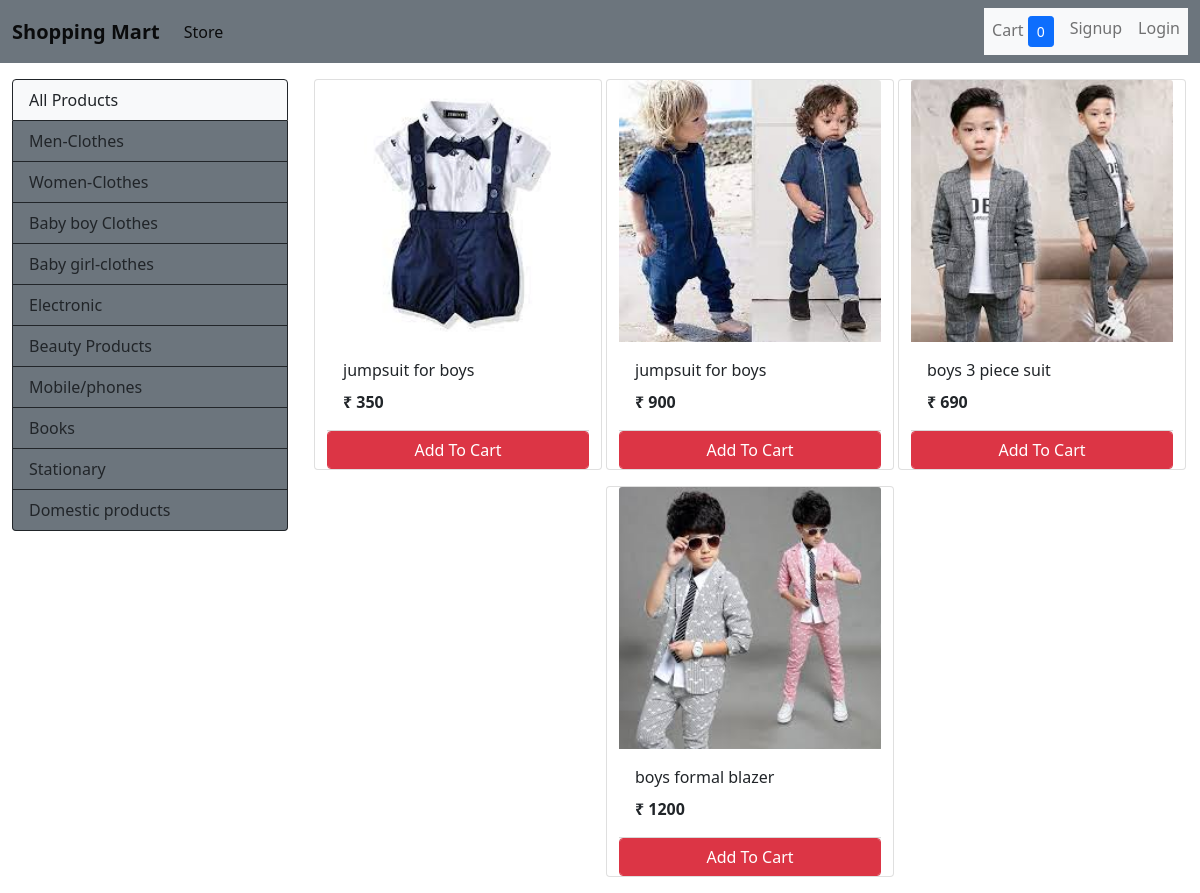
Screenshot of /?category=3 with the database file from the repository.
### store/models/category.py (models this page shows, shortened)
class Category(models.Model):
    name = models.CharField(max_length=20)
    @staticmethod
    def get_all_categorys():
     return Category.objects.all()

### store/models/product.py (models this page shows, shortened)
class Product(models.Model):
    name = models.CharField(max_length=50)
    price = models.IntegerField(default=0)
    category = models.ForeignKey(Category , on_delete=models.CASCADE , default=1)
    description = models.CharField(max_length=200, default='' , null=True , blank=True)
    image = models.ImageField(upload_to='uploads/products/')
    @staticmethod
    def get_all_products_by_categoryid(category_id):
        if category_id:
          return Product.objects.filter(category=category_id)
        else:
            return Product.get_all_products();

### store/views/home.py (the view, shortened to what this page needs)
# urls.py: path('', Index.as_view() , name='homepage'),
class Index(View):
    def get(self , request):
        cart = request.session.get('cart')
        if not cart:
            request.session['cart'] = {}
        products = None
        categorys = Category.get_all_categorys()
        categoryID = request.GET.get('category')
        if categoryID:
            products = Product.get_all_products_by_categoryid(categoryID)
        else:
            products = Product.get_all_products()
        data = {}
        data['products'] = products
        data['categorys'] = categorys
        print('you are : ', request.session.get('email'))
        return render(request, 'index.html', data, )

### store/templatetags/cart.py (called while the page is built)
@register.filter(name='is_in_cart')
def is_in_cart(product , cart):
    keys = cart.keys()
    for id in keys:
        if int(id) == product.id:
            return True
    return False;

### store/templatetags/custom_filter.py (called while the page is built)
@register.filter(name='currency')
def currency(number):
    return "₹ "+str(number)

### store/templates/index.html (shortened to what this page needs)
{% extends 'base.html' %}
{% block content %}
{% load cart %}
{% load custom_filter %}
<div class="container-fluid mt-3">
 <div class="row">
<div class="col-lg-3 mx-auto">
  <div class="list-group">
    <a href="/"
    class="list-group-item list-group-item-action bg-light border-dark">All Products</a>
    {% for category in categorys %}
    <a href="/?category={{category.id}}"
     class="list-group-item list-group-item-action bg-secondary border-dark">{{category.name}}</a>
    {% endfor %}
  </div>
</div>
    <div id= 'products' class="col-lg-9 mx-auto bg-seconday">
      <div class="row mx-auto">
        {% for product in products %}
        <div class= "card mx-auto mb-3" id={{product.id}} style="width: 18rem;">
          <img class="card-img-top" src="{{product.image.url}}" alt="Card image cap">
          <div class="card-body">
            <p class="card-title">{{product.name}}</p>
            <p class="card-text"><b>{{product.price|currency}}</b></p>
          </div>
          <div class="card-footer p-0 no-gutters">
            {% if product|is_in_cart:request.session.cart %}
            <div class="row no-gutters">
              <form action="/#{{product.id}}" class=" col-2 " method="POST">
                {% csrf_token %}
                <input hidden type="text" name='product' value="{{product.id}}">
                <input hidden type="text" name='remove' value='True'>
                <input type="submit" value=" - " class="col-2 btn btn-block btn-info">
              </form>
              <div class="text-center col">{{product|cart_quantity:request.session.cart}} in Cart</div>
              <form action="/#{{product.id}}" class=" col-2 " method="POST">
                {% csrf_token %}
                <input hidden type="text" name='product' value="{{product.id}}">
                <input type="submit" value=" + " class="col-2 btn btn-block btn-info">
              </form>
            </div>
            {% else %}
            <form action="/#{{product.id}}" method="POST" class="btn-block">
              <input type="submit" class="float-right btn-block btn btn-danger
              form-control" value="Add To Cart">
            </form>
            {% endif %}
          </div>
        </div>
    {% endfor %}
    </div>
  </div>
 </div>
</div>
{% endblock %}

### rows the page displays
Category: name "Men-Clothes"
Category: name "Women-Clothes"
Category: name "Baby boy Clothes"
Category: name "Baby girl-clothes"
Category: name "Electronic"
Category: name "Beauty Products"
Category: name "Mobile/phones"
Category: name "Books"
Category: name "Stationary"
Category: name "Domestic products"
Product: image (picture), name "jumpsuit for boys", price "₹ 350"
Product: image (picture), name "jumpsuit for boys", price "₹ 900"
Product: image (picture), name "boys 3 piece suit", price "₹ 690"
Product: image (picture), name "boys formal blazer", price "₹ 1200"

### other values shown
{{ request.session.cart.keys|length }} "0"
